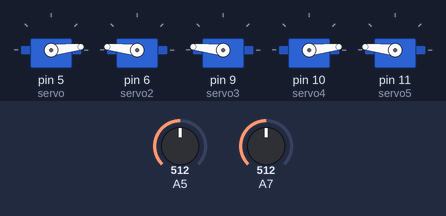
A sketch run on a simulated Arduino Nano, built with avr-gcc and run on an emulated ATmega328P. Parts: 5 × servo. The inputs (shaded band) are chosen by the test bench; at power-on: A5 = 512, A7 = 512.

Above: at 2.2 s.
2.3 s: A5 set to 1010
4.9 s: A5 set to 998
6.4 s: A5 set to 978
At 9.1 s:
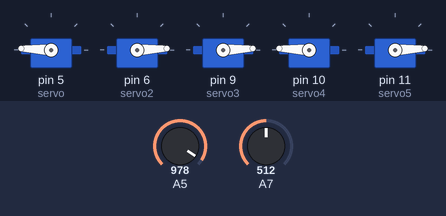
9.4 s: A5 set to 946
At 10.2 s:
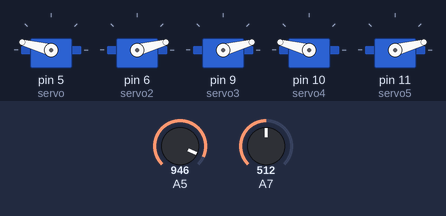
12.4 s: A5 set to 912
At 13.6 s:
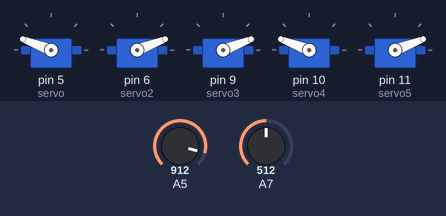
15.3 s: A7 set to 716
Timing chart, 0 to 18.4 s (numbered marks = the images above; inputs shaded):
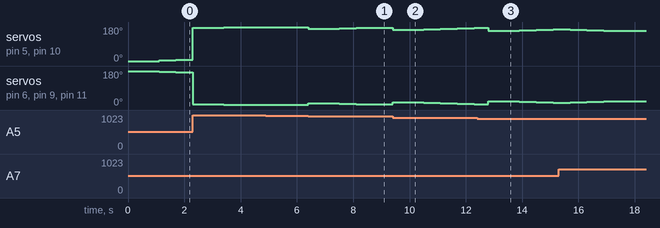

The sketch:

WorkingCurrentSensorArduino.ino
```cpp
#include <Servo.h>


Servo servo, servo2, servo3, servo4, servo5;

long real_servo_position;
long desired_servo_position;
long previous_desired_servo_position;


long sensor1=0, sensor2=0;

long zero = 572;

long samples_per_second = 10;
long previous_current_reading;


long counter_current_sensor_1 = 0;
long counter_current_sensor_2 = 0;

long total_current_sensor_1 = 0;
long total_current_sensor_2 = 0;


void setup() {
  Serial.begin(9600);

  servo.attach(5);
  servo2.attach(6);
  servo3.attach(9);
  servo4.attach(10);
  servo5.attach(11);

  pinMode(2, INPUT);

  readPotentiometer();
  updateServos();

  delay(1000);

  previous_current_reading = millis();

}


void readPotentiometer(){
  desired_servo_position = map(analogRead(A5), 0, 1023, 1, 179);
}

void updateServos(){
  servo.write(real_servo_position);
  servo2.write(180-real_servo_position);
  servo3.write(180-real_servo_position);
  servo4.write(real_servo_position);
  servo5.write(180-real_servo_position);
  previous_desired_servo_position = desired_servo_position;
}


void loop() {

  // adjust the zero threshhold nothing big
  /*if(digitalRead(2)==HIGH){
    int minimum = analogRead(A7);
    int minimum2 = analogRead(A6);
    if(minimum < minimum2)
      zero = minimum;
    else
      zero = minimum2;
  }*/

  // update current-consumption readings
  if(millis() - previous_current_reading >= 1000/samples_per_second){
    previous_current_reading = millis();
    sensor1 = total_current_sensor_1;
    total_current_sensor_1 = 0;
    counter_current_sensor_1 = 0;

    //Serial.println("current: " + String(zero-sensor1));


      // impedance control
      if(zero-sensor1>50){
        real_servo_position += 3;
        if(real_servo_position > 179)
          real_servo_position = 179;
        else {
          updateServos();
          delay(500);
          previous_current_reading = millis();
        }
      } else{
        real_servo_position -= 3;
        if(real_servo_position < desired_servo_position) // because servos closing is proportional to potentiometer value reducing
          real_servo_position = desired_servo_position;
        else {
          updateServos();
          delay(500);
          previous_current_reading = millis();
        }
      }

  } else {
    // keep averaging sensor values until we reach the time for next sample
    total_current_sensor_1 = ( analogRead(A7) + counter_current_sensor_1 * total_current_sensor_1) / (counter_current_sensor_1 + 1);
    counter_current_sensor_1 += 1;
  }


  // update servos according to potentiometer
  readPotentiometer();
  if(abs(desired_servo_position-previous_desired_servo_position) >= 4){
    real_servo_position = desired_servo_position;
    updateServos();
    delay(1000);
    previous_current_reading = millis();
  }

}
```

Measured:
- the behaviour switches between 960 and 959 on A5 (found by bisection; images 1 and 2)
- after the input at 4.9 s, every drawn part: stays the same
- after the input at 6.4 s, servo on pin 5 (servo), servo on pin 10 (servo4): 179° → 171° at once, → 174° 1.1 s later, → 177° 0.60 s later; servo on pin 6 (servo2), servo on pin 9 (servo3), servo on pin 11 (servo5): 1° → 9° at once, → 6° 1.1 s later, → 3° 0.60 s later
- after the input at 9.4 s, servo on pin 5 (servo): 177° → 165° at once, → 168° 1.1 s later, → 171° 0.60 s later, → 174° 0.60 s later, … (5 changes in this stretch); servo on pin 6 (servo2): 3° → 15° at once, → 12° 1.1 s later, → 9° 0.60 s later, → 6° 0.60 s later, … (5 changes in this stretch)
- after the input at 12.4 s, servo on pin 5 (servo), servo on pin 10 (servo4): 177° → 159° after 0.40 s, → 162° 1.1 s later, → 165° 0.60 s later, → 168° 0.60 s later; servo on pin 6 (servo2), servo on pin 9 (servo3), servo on pin 11 (servo5): 3° → 21° after 0.40 s, → 18° 1.1 s later, → 15° 0.60 s later, → 12° 0.60 s later
